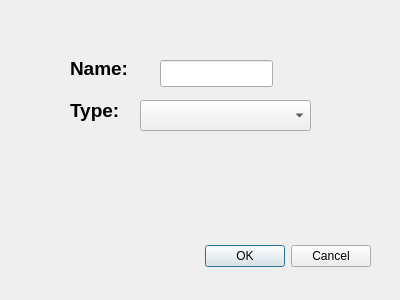
<?xml version="1.0" encoding="UTF-8"?>
<ui version="4.0">
 <class>Create</class>
 <widget class="QDialog" name="Create">
  <property name="geometry">
   <rect>
    <x>0</x>
    <y>0</y>
    <width>400</width>
    <height>300</height>
   </rect>
  </property>
  <property name="windowTitle">
   <string>Dialog</string>
  </property>
  <widget class="QDialogButtonBox" name="buttonBox">
   <property name="geometry">
    <rect>
     <x>30</x>
     <y>240</y>
     <width>341</width>
     <height>32</height>
    </rect>
   </property>
   <property name="orientation">
    <enum>Qt::Horizontal</enum>
   </property>
   <property name="standardButtons">
    <set>QDialogButtonBox::Cancel|QDialogButtonBox::Ok</set>
   </property>
  </widget>
  <widget class="QLabel" name="label">
   <property name="geometry">
    <rect>
     <x>70</x>
     <y>60</y>
     <width>71</width>
     <height>16</height>
    </rect>
   </property>
   <property name="font">
    <font>
     <pointsize>14</pointsize>
     <weight>75</weight>
     <bold>true</bold>
    </font>
   </property>
   <property name="text">
    <string>Name:</string>
   </property>
  </widget>
  <widget class="QLabel" name="label_2">
   <property name="geometry">
    <rect>
     <x>70</x>
     <y>100</y>
     <width>71</width>
     <height>21</height>
    </rect>
   </property>
   <property name="font">
    <font>
     <pointsize>14</pointsize>
     <weight>75</weight>
     <bold>true</bold>
    </font>
   </property>
   <property name="text">
    <string>Type:</string>
   </property>
  </widget>
  <widget class="QComboBox" name="comboBox">
   <property name="geometry">
    <rect>
     <x>140</x>
     <y>100</y>
     <width>171</width>
     <height>31</height>
    </rect>
   </property>
  </widget>
  <widget class="QLineEdit" name="name_edit">
   <property name="geometry">
    <rect>
     <x>160</x>
     <y>60</y>
     <width>113</width>
     <height>27</height>
    </rect>
   </property>
  </widget>
 </widget>
 <resources/>
 <connections>
  <connection>
   <sender>buttonBox</sender>
   <signal>accepted()</signal>
   <receiver>Create</receiver>
   <slot>accept()</slot>
   <hints>
    <hint type="sourcelabel">
     <x>248</x>
     <y>254</y>
    </hint>
    <hint type="destinationlabel">
     <x>157</x>
     <y>274</y>
    </hint>
   </hints>
  </connection>
  <connection>
   <sender>buttonBox</sender>
   <signal>rejected()</signal>
   <receiver>Create</receiver>
   <slot>reject()</slot>
   <hints>
    <hint type="sourcelabel">
     <x>316</x>
     <y>260</y>
    </hint>
    <hint type="destinationlabel">
     <x>286</x>
     <y>274</y>
    </hint>
   </hints>
  </connection>
 </connections>
</ui>
